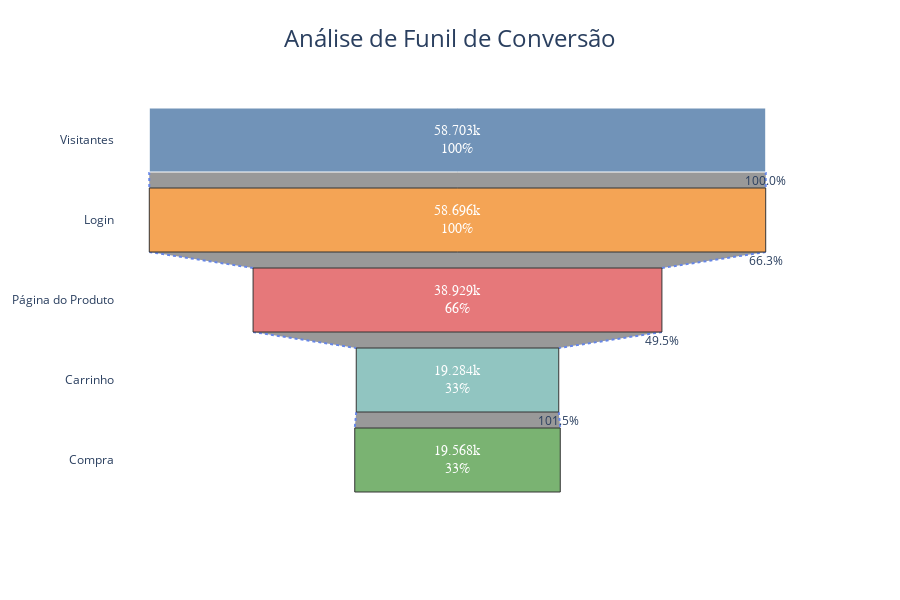

The notebook cell saved with this chart:
### Markdown cell above
* Estude a conversão em diferentes etapas do funil.

### Code cell
events = pd.DataFrame(events)

# Contagem de usuários únicos em cada etapa
total_visitors = events['user_id'].nunique()  # Total de visitantes

# Contagem de usuários em cada etapa
login_users = events[events['event_name'] == 'login']['user_id'].nunique()
product_page_users = events[events['event_name'] == 'product_page']['user_id'].nunique()
product_cart_users = events[events['event_name'] == 'product_cart']['user_id'].nunique()
purchase_users = events[events['event_name'] == 'purchase']['user_id'].nunique()

# Criar listas para as etapas e valores
etapas_funil = ['Visitantes', 'Login', 'Página do Produto', 'Carrinho', 'Compra']
valores_funil = [total_visitors, login_users, product_page_users, product_cart_users, purchase_users]

# Criar o gráfico de funil com sintaxe correta
fig = go.Figure(go.Funnel(
    y=etapas_funil,
    x=valores_funil,
    textinfo='value+percent initial',
    opacity=0.8,
    marker={
        "color": ['#4e79a7', '#f28e2b', '#e15759', '#76b7b2', '#59a14f'],
        "line": {"width": [1, 1, 1, 1, 1], "color": ['white']}
    },
    textfont={"family": "Arial", "size": 14, "color": "white"},
    connector={"line": {"color": "royalblue", "dash": "dot", "width": 2}}
))

# Configurações do layout
fig.update_layout(
    title={
        'text': 'Análise de Funil de Conversão',
        'y':0.95,
        'x':0.5,
        'xanchor': 'center',
        'yanchor': 'top',
        'font': {'size': 24}
    },
    width=900,
    height=600,
    margin=dict(l=100, r=100, t=100, b=100),
    plot_bgcolor='white',
    showlegend=False
)

# Adicionar anotações de taxa de conversão
for i in range(1, len(valores_funil)):
    conversion_rate = (valores_funil[i]/valores_funil[i-1])*100
    fig.add_annotation(
        x=valores_funil[i-1]/2,
        y=i-0.5,
        text=f'{conversion_rate:.1f}%',
        showarrow=False,
        font=dict(size=12)
    )

fig.show()

### Figure 1 — Plotly figure (JSON) as saved in the notebook; plotly's stock layout.template omitted (floating-point values rounded to 4 significant figures)
{"data": [{"connector": {"line": {"color": "royalblue", "dash": "dot", "width": 2}}, "marker": {"color": ["#4e79a7", "#f28e2b", "#e15759", "#76b7b2", "#59a14f"], "line": {"color": ["white"], "width": [1, 1, 1, 1, 1]}}, "opacity": 0.8, "textfont": {"color": "white", "family": "Arial", "size": 14}, "textinfo": "value+percent initial", "type": "funnel", "x": [58703, 58696, 38929, 19284, 19568], "y": ["Visitantes", "Login", "Página do Produto", "Carrinho", "Compra"]}], "layout": {"annotations": [{"font": {"size": 12}, "showarrow": false, "text": "100.0%", "x": 29350.0, "y": 0.5}, {"font": {"size": 12}, "showarrow": false, "text": "66.3%", "x": 29348, "y": 1.5}, {"font": {"size": 12}, "showarrow": false, "text": "49.5%", "x": 19460.0, "y": 2.5}, {"font": {"size": 12}, "showarrow": false, "text": "101.5%", "x": 9642, "y": 3.5}], "height": 600, "margin": {"b": 100, "l": 100, "r": 100, "t": 100}, "plot_bgcolor": "white", "showlegend": false, "title": {"font": {"size": 24}, "text": "Análise de Funil de Conversão", "x": 0.5, "xanchor": "center", "y": 0.95, "yanchor": "top"}, "width": 900}}
